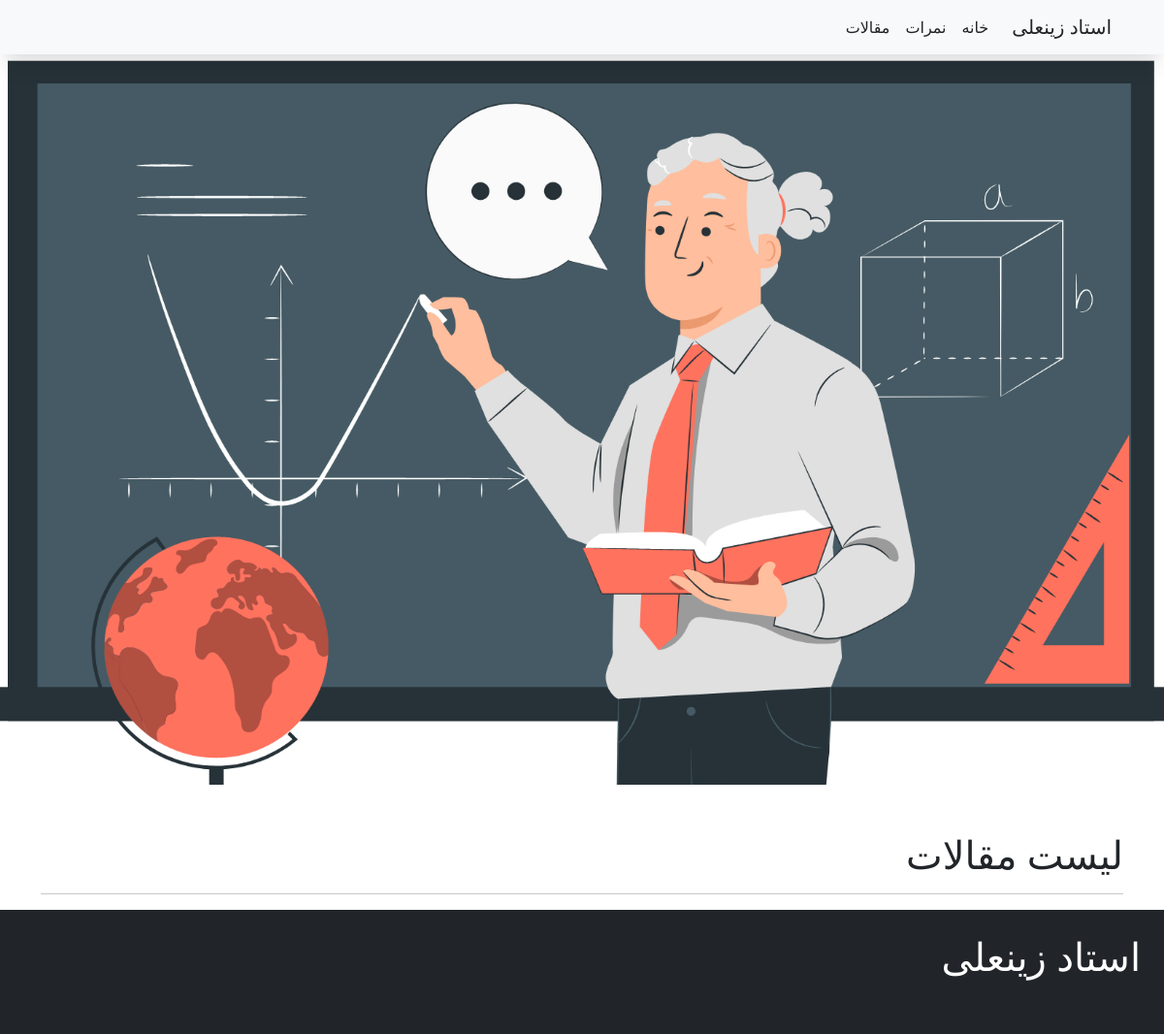
Before: /list-jozve with the older database file.
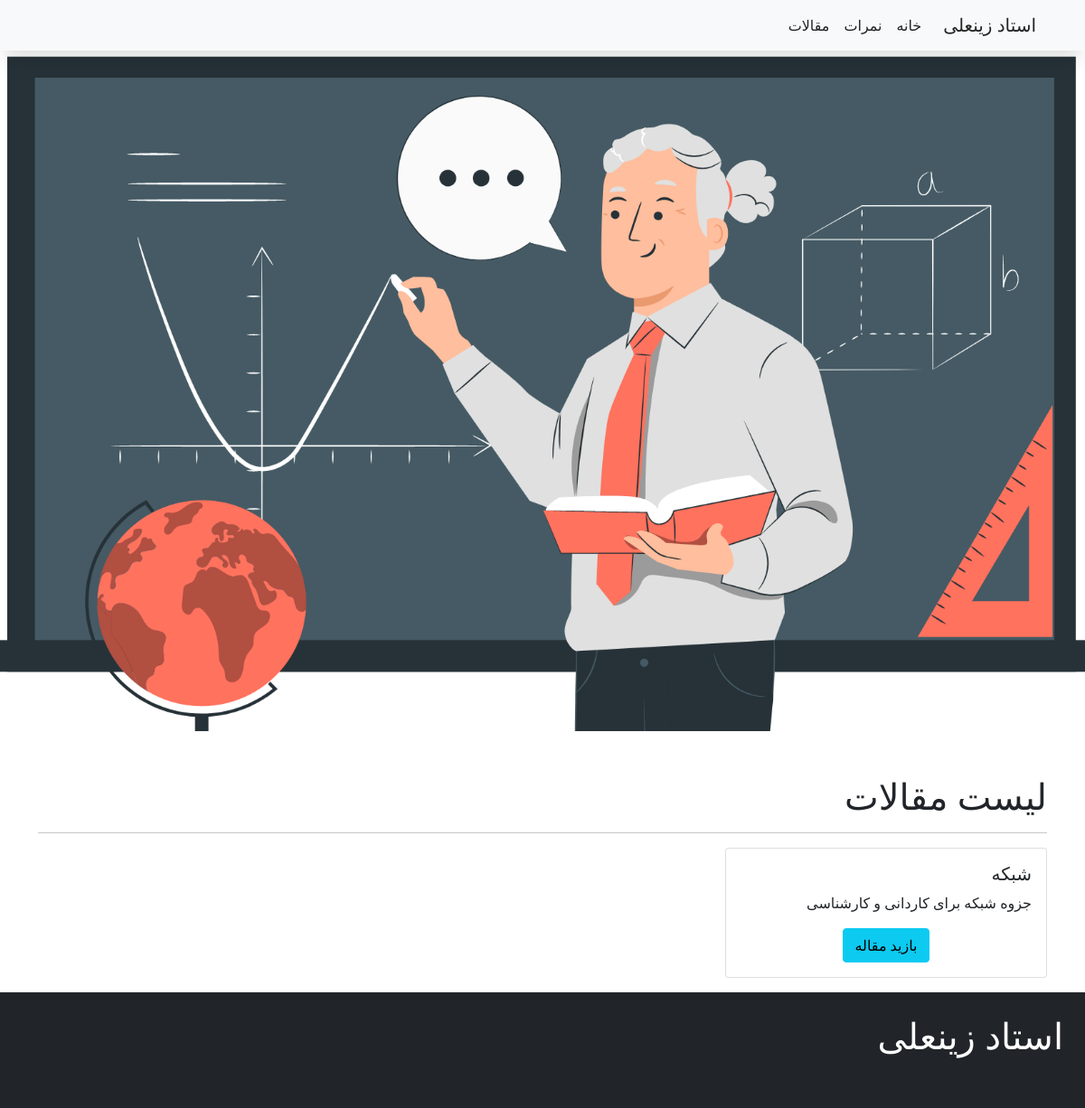
After: the same page with the newer database file.
### jozve/models.py (models this page shows)
class Jozve(models.Model):
    title = models.CharField(max_length=50)
    slug = models.SlugField(unique=True, null=True, max_length=100)
    description = models.TextField()
    file = models.FileField()

### jozve/views.py (the view)
# urls.py: path("list-jozve",JozveList.as_view(), name="list-jozve")
class JozveList(ListView):
    template_name = "jozve/jozveList.html"
    queryset = Jozve.objects.all()

### templates/jozve/jozveList.html (shortened to what this page needs)
{% extends 'base.html' %}
{% block content %}
<div class="container">
    <br><br><h1>لیست مقالات</h1><hr>
    <div class="row">
        {% for a in object_list %}
        <div class="col-md-4">
<div class="card mb-3" style="max-width:auto; max-height: 250px;">
        <div class="card-body">
          <h5 class="card-title">{{ a.title }}</h5>
          <p class="card-text">{{ a.description|truncatewords:15 }}</p>
          <div class="text-dark text-md-center">
            <a href="media/{{a.file}}" class="btn btn-info">بازید مقاله</a>
        </div>
        </div>
      </div>
    </div>
{% endfor %}
</div>
  </div>
{% endblock %}

### templates/base.html (shortened to what this page needs)
{% load static %}
<!doctype html>
<html lang="ar" dir="rtl">
  <head>
    <link rel="stylesheet" href="https://cdn.jsdelivr.net/npm/bootstrap@5.0.2/dist/css/bootstrap.rtl.min.css">
  </head>
  <div class="bg-light sticky-top" style="opacity: 0.95; box-shadow: rgba(0, 0, 0, 0.1) 0px 20px 25px -5px, rgba(0, 0, 0, 0.04) 0px 10px 10px -5px;">
  <div class="container">
  <nav class="navbar navbar-expand-lg navbar-light bg-light">
    <div class="container-fluid">
      <a class="navbar-brand" href="#">استاد زینعلی</a>
      <div class="collapse navbar-collapse" id="navbarNav">
        <ul class="navbar-nav">
          <li class="nav-item">
            <a class="nav-link active" aria-current="page" href="{% url 'student-number:home' %}">خانه</a>
          </li>
          <li class="nav-item">
            <a class="nav-link active" href="{% url 'student-number:Classes' %}">نمرات</a>
          </li>
          <li class="nav-item">
            <a class="nav-link active" href="{% url 'Article:ArticleLists' %}">مقالات</a>
          </li>
        </ul>
      </div>
    </div>
  </nav>
  </div>
  </div>
  <div>
  <body>
    {% block pic %}
    <img src="{% static 'pic/4.png' %}" class="img-fluid" alt="">
    {% endblock %}
    {% block content %}
    {% endblock %}
      <div class="bg-dark">
        <h1 class="text-white p-4">استاد زینعلی</h1>
        <br>
      </div>
  </body>
</html>

Changed rows visible on the page:
added Jozve: title "شبکه", description "جزوه شبکه برای کاردانی و کارشناسی"
